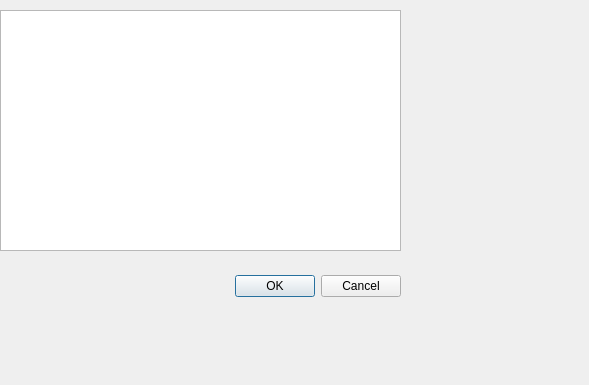
<?xml version="1.0" encoding="UTF-8"?>
<ui version="4.0">
 <class>Dialog</class>
 <widget class="QDialog" name="Dialog">
  <property name="geometry">
   <rect>
    <x>0</x>
    <y>0</y>
    <width>589</width>
    <height>385</height>
   </rect>
  </property>
  <property name="windowTitle">
   <string>Dialog</string>
  </property>
  <widget class="QDialogButtonBox" name="buttonBox">
   <property name="geometry">
    <rect>
     <x>60</x>
     <y>270</y>
     <width>341</width>
     <height>32</height>
    </rect>
   </property>
   <property name="orientation">
    <enum>Qt::Horizontal</enum>
   </property>
   <property name="standardButtons">
    <set>QDialogButtonBox::Cancel|QDialogButtonBox::Ok</set>
   </property>
  </widget>
  <widget class="QTableView" name="tableView">
   <property name="geometry">
    <rect>
     <x>0</x>
     <y>10</y>
     <width>401</width>
     <height>241</height>
    </rect>
   </property>
  </widget>
 </widget>
 <resources/>
 <connections>
  <connection>
   <sender>buttonBox</sender>
   <signal>accepted()</signal>
   <receiver>Dialog</receiver>
   <slot>accept()</slot>
   <hints>
    <hint type="sourcelabel">
     <x>248</x>
     <y>254</y>
    </hint>
    <hint type="destinationlabel">
     <x>157</x>
     <y>274</y>
    </hint>
   </hints>
  </connection>
  <connection>
   <sender>buttonBox</sender>
   <signal>rejected()</signal>
   <receiver>Dialog</receiver>
   <slot>reject()</slot>
   <hints>
    <hint type="sourcelabel">
     <x>316</x>
     <y>260</y>
    </hint>
    <hint type="destinationlabel">
     <x>286</x>
     <y>274</y>
    </hint>
   </hints>
  </connection>
 </connections>
</ui>
